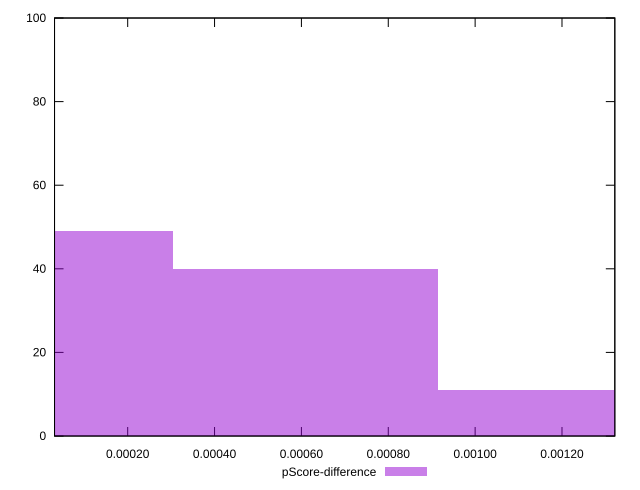

Write gnuplot code to recreate this figure.
reset

$pScoreDifference <<EOF
0 49
0.0006089418875646942 40
0.0012178837751293883 11
EOF

set key outside below
set boxwidth 0.0006089418875646942
set xrange [0.000031552180213501035:0.0013216376170045452]
set yrange [0:100]
set trange [0:100]
set style fill transparent solid 0.5 noborder
set terminal svg size 640, 490 enhanced background rgb 'white'
set output "reprap/largest-contentful-paint/samples/pages+cached+noexternal+nomedia+nocss+nojs/pScore-difference/histogram.svg"

plot $pScoreDifference title "pScore-difference" with boxes

reset
